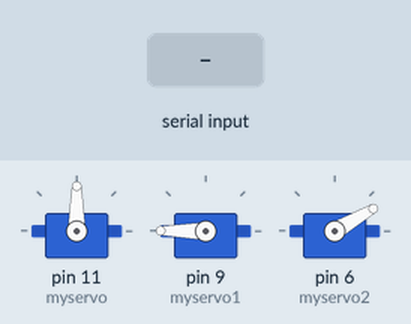
The sketch below on a simulated Arduino Uno, built with avr-gcc and run on an emulated ATmega328P. Shown: 3 × servo. Inputs (shaded band) come from the test bench.

Above: at 1.2 s.
1.3 s: byte 30 received over Serial
At 1.8 s:
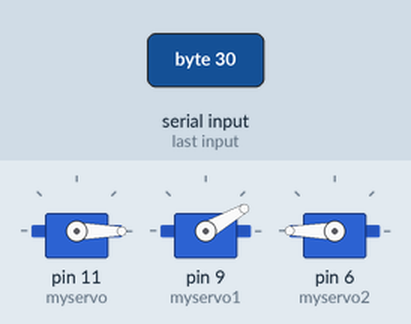
2.8 s: byte 90 received over Serial
At 4.0 s:
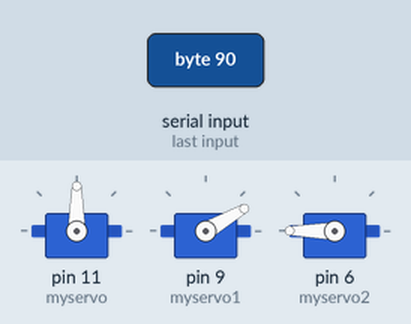
4.3 s: byte 120 received over Serial
At 5.3 s:
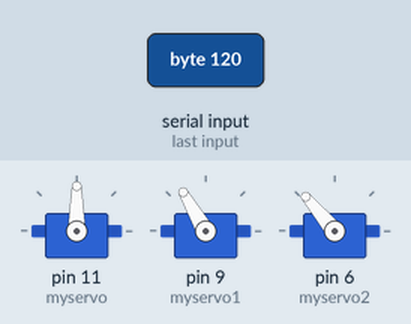
5.8 s: byte 30 received over Serial
At 6.5 s:
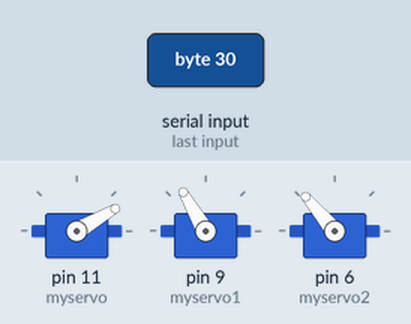
7.3 s: byte 90 received over Serial
At 7.6 s:
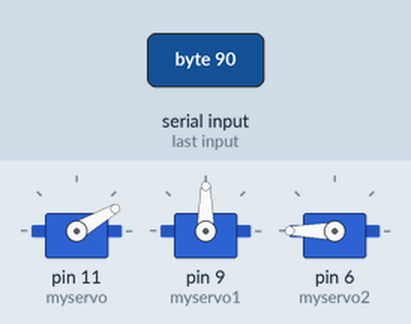
8.8 s: byte 120 received over Serial
At 9.9 s:
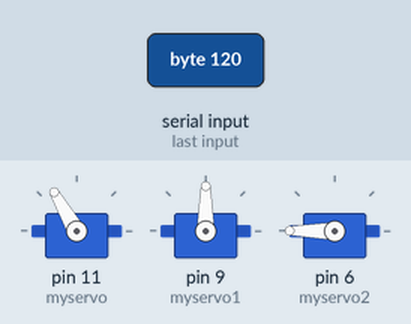
Timing chart, 0 to 11.3 s (numbered marks = the images above; inputs shaded):
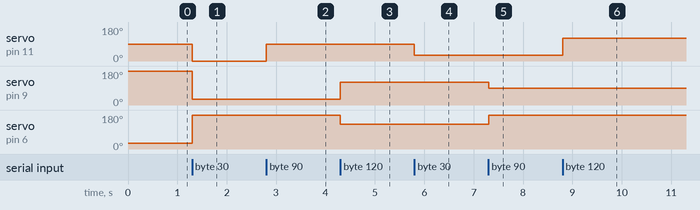

The sketch:

DoppelgangerMirror.ino
```cpp
#include <Servo.h>

Servo myservo;   //转头
Servo myservo1;  //右大臂
Servo myservo2;  //左小臂

int currentValue = 0;
int pos[] = {0,0};
int angle;
float pos2;

void setup() {
  Serial.begin(9600);
  myservo.attach(11); //转头
  myservo1.attach(9); //右大臂
  myservo2.attach(6); //左小臂
  myservo2.write(30);//先调整这个位置，在临界点，
  myservo1.write(180);
}

void loop() {

  while(Serial.available()>0){
    int incomingValue = Serial.read();

    pos[currentValue] = incomingValue;

    currentValue++;
    if(currentValue > 1){
      currentValue = 0;
    }

    pos2=330-5*pos[0]/3+0.3;
    angle = int((constrain(pos2,30,180)));

      myservo1.write(pos[0]);
      myservo2.write(angle);
      myservo.write(pos[1]);

  }
}
```

Measured:
- after the input at 1.3 s, servo on pin 11 (myservo): 90° → 0° at once; servo on pin 9 (myservo1): 180° → 30° at once; servo on pin 6 (myservo2): 30° → 180° at once
- after the input at 2.8 s, servo on pin 11 (myservo): 0° → 90° at once
- after the input at 4.3 s, servo on pin 9 (myservo1): 30° → 120° at once; servo on pin 6 (myservo2): 180° → 130° at once
- after the input at 5.8 s, servo on pin 11 (myservo): 90° → 30° at once
- after the input at 7.3 s, servo on pin 9 (myservo1): 120° → 90° at once; servo on pin 6 (myservo2): 130° → 180° at once
- after the input at 8.8 s, servo on pin 11 (myservo): 30° → 120° at once
